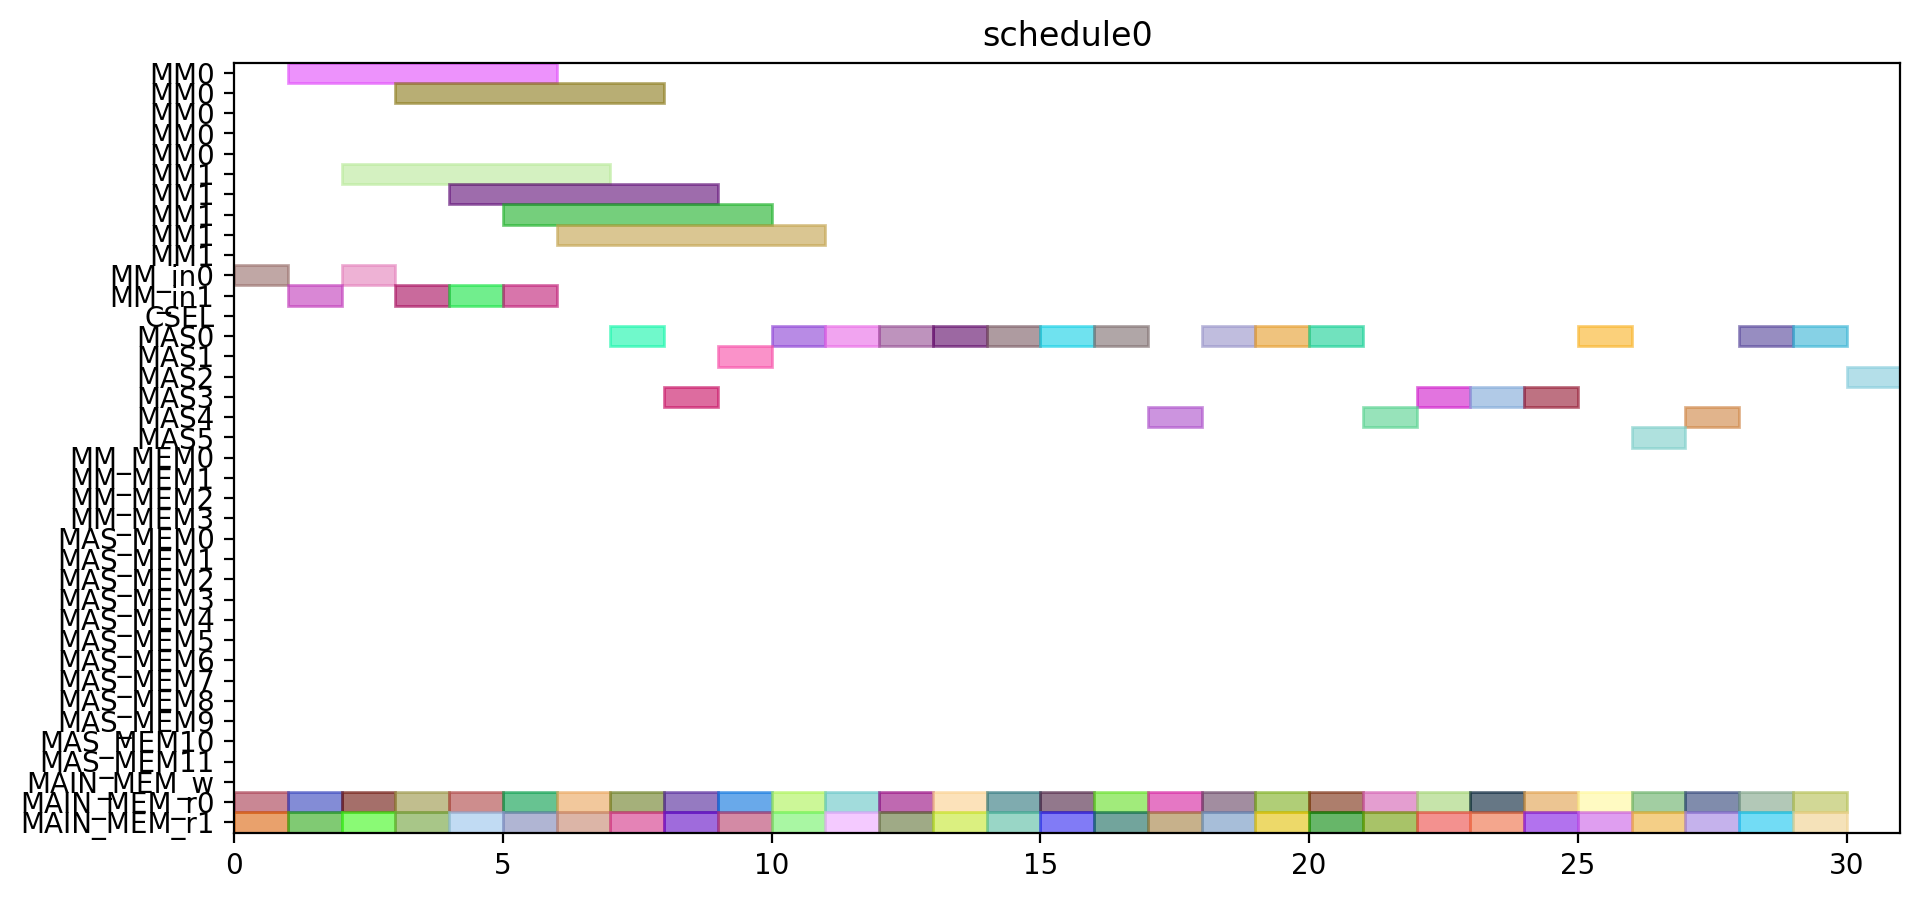

Write the Python code that produced this figure.
from pyschedule import Scenario, solvers, plotters, alt


def solve():
	horizon = 149
	S = Scenario("schedule0", horizon=horizon)

	# resource
	MM = S.Resources('MM', num=2, size=5)
	MM_in = S.Resources('MM_in', num=2)
	CSEL = S.Resource('CSEL')
	MAS = S.Resources('MAS', num=6, size=1, periods=range(1, horizon))
	MM_MEM = S.Resources('MM_MEM', num=4)
	MAS_MEM = S.Resources('MAS_MEM', num=12)
	MAIN_MEM_w = S.Resource('MAIN_MEM_w', size=1)
	MAIN_MEM_r = S.Resources('MAIN_MEM_r', num=2)

	# result of previous scheduling

	# new tasks
	d_t0_a1_0 = S.Task('d_t0_a1_0', length=1, delay_cost=1)
	d_t0_a1_0 += alt(MAS)
	d_t0_a1_0_mem0 = S.Task('d_t0_a1_0_mem0', length=1, delay_cost=1)
	d_t0_a1_0_mem0 += MAIN_MEM_r[0]
	S += d_t0_a1_0_mem0 <= d_t0_a1_0

	d_t0_a1_0_mem1 = S.Task('d_t0_a1_0_mem1', length=1, delay_cost=1)
	d_t0_a1_0_mem1 += MAIN_MEM_r[1]
	S += d_t0_a1_0_mem1 <= d_t0_a1_0

	d_t0_a1_1 = S.Task('d_t0_a1_1', length=1, delay_cost=1)
	d_t0_a1_1 += alt(MAS)
	d_t0_a1_1_mem0 = S.Task('d_t0_a1_1_mem0', length=1, delay_cost=1)
	d_t0_a1_1_mem0 += MAIN_MEM_r[0]
	S += d_t0_a1_1_mem0 <= d_t0_a1_1

	d_t0_a1_1_mem1 = S.Task('d_t0_a1_1_mem1', length=1, delay_cost=1)
	d_t0_a1_1_mem1 += MAIN_MEM_r[1]
	S += d_t0_a1_1_mem1 <= d_t0_a1_1

	d_t0_t10 = S.Task('d_t0_t10', length=1, delay_cost=1)
	d_t0_t10 += alt(MAS)
	d_t0_t10_mem0 = S.Task('d_t0_t10_mem0', length=1, delay_cost=1)
	d_t0_t10_mem0 += MAIN_MEM_r[0]
	S += d_t0_t10_mem0 <= d_t0_t10

	d_t0_t10_mem1 = S.Task('d_t0_t10_mem1', length=1, delay_cost=1)
	d_t0_t10_mem1 += MAIN_MEM_r[1]
	S += d_t0_t10_mem1 <= d_t0_t10

	d_t0_t11 = S.Task('d_t0_t11', length=1, delay_cost=1)
	d_t0_t11 += alt(MAS)
	d_t0_t11_mem0 = S.Task('d_t0_t11_mem0', length=1, delay_cost=1)
	d_t0_t11_mem0 += MAIN_MEM_r[0]
	S += d_t0_t11_mem0 <= d_t0_t11

	d_t0_t11_mem1 = S.Task('d_t0_t11_mem1', length=1, delay_cost=1)
	d_t0_t11_mem1 += MAIN_MEM_r[1]
	S += d_t0_t11_mem1 <= d_t0_t11

	d_t0_t3_t0 = S.Task('d_t0_t3_t0', length=5, delay_cost=1)
	d_t0_t3_t0 += alt(MM)
	d_t0_t3_t0_in = S.Task('d_t0_t3_t0_in', length=1, delay_cost=1)
	d_t0_t3_t0_in += alt(MM_in)
	S += d_t0_t3_t0_in*MM_in[0]<=d_t0_t3_t0*MM[0]
	S += d_t0_t3_t0_in*MM_in[1]<=d_t0_t3_t0*MM[1]
	d_t0_t3_t0_mem0 = S.Task('d_t0_t3_t0_mem0', length=1, delay_cost=1)
	d_t0_t3_t0_mem0 += MAIN_MEM_r[0]
	S += d_t0_t3_t0_mem0 <= d_t0_t3_t0

	d_t0_t3_t0_mem1 = S.Task('d_t0_t3_t0_mem1', length=1, delay_cost=1)
	d_t0_t3_t0_mem1 += MAIN_MEM_r[1]
	S += d_t0_t3_t0_mem1 <= d_t0_t3_t0

	d_t0_t3_t1 = S.Task('d_t0_t3_t1', length=5, delay_cost=1)
	d_t0_t3_t1 += alt(MM)
	d_t0_t3_t1_in = S.Task('d_t0_t3_t1_in', length=1, delay_cost=1)
	d_t0_t3_t1_in += alt(MM_in)
	S += d_t0_t3_t1_in*MM_in[0]<=d_t0_t3_t1*MM[0]
	S += d_t0_t3_t1_in*MM_in[1]<=d_t0_t3_t1*MM[1]
	d_t0_t3_t1_mem0 = S.Task('d_t0_t3_t1_mem0', length=1, delay_cost=1)
	d_t0_t3_t1_mem0 += MAIN_MEM_r[0]
	S += d_t0_t3_t1_mem0 <= d_t0_t3_t1

	d_t0_t3_t1_mem1 = S.Task('d_t0_t3_t1_mem1', length=1, delay_cost=1)
	d_t0_t3_t1_mem1 += MAIN_MEM_r[1]
	S += d_t0_t3_t1_mem1 <= d_t0_t3_t1

	d_t0_t3_t2 = S.Task('d_t0_t3_t2', length=1, delay_cost=1)
	d_t0_t3_t2 += alt(MAS)
	d_t0_t3_t2_mem0 = S.Task('d_t0_t3_t2_mem0', length=1, delay_cost=1)
	d_t0_t3_t2_mem0 += MAIN_MEM_r[0]
	S += d_t0_t3_t2_mem0 <= d_t0_t3_t2

	d_t0_t3_t2_mem1 = S.Task('d_t0_t3_t2_mem1', length=1, delay_cost=1)
	d_t0_t3_t2_mem1 += MAIN_MEM_r[1]
	S += d_t0_t3_t2_mem1 <= d_t0_t3_t2

	d_t0_t3_t3 = S.Task('d_t0_t3_t3', length=1, delay_cost=1)
	d_t0_t3_t3 += alt(MAS)
	d_t0_t3_t3_mem0 = S.Task('d_t0_t3_t3_mem0', length=1, delay_cost=1)
	d_t0_t3_t3_mem0 += MAIN_MEM_r[0]
	S += d_t0_t3_t3_mem0 <= d_t0_t3_t3

	d_t0_t3_t3_mem1 = S.Task('d_t0_t3_t3_mem1', length=1, delay_cost=1)
	d_t0_t3_t3_mem1 += MAIN_MEM_r[1]
	S += d_t0_t3_t3_mem1 <= d_t0_t3_t3

	d_t1_a1_0 = S.Task('d_t1_a1_0', length=1, delay_cost=1)
	d_t1_a1_0 += alt(MAS)
	d_t1_a1_0_mem0 = S.Task('d_t1_a1_0_mem0', length=1, delay_cost=1)
	d_t1_a1_0_mem0 += MAIN_MEM_r[0]
	S += d_t1_a1_0_mem0 <= d_t1_a1_0

	d_t1_a1_0_mem1 = S.Task('d_t1_a1_0_mem1', length=1, delay_cost=1)
	d_t1_a1_0_mem1 += MAIN_MEM_r[1]
	S += d_t1_a1_0_mem1 <= d_t1_a1_0

	d_t1_a1_1 = S.Task('d_t1_a1_1', length=1, delay_cost=1)
	d_t1_a1_1 += alt(MAS)
	d_t1_a1_1_mem0 = S.Task('d_t1_a1_1_mem0', length=1, delay_cost=1)
	d_t1_a1_1_mem0 += MAIN_MEM_r[0]
	S += d_t1_a1_1_mem0 <= d_t1_a1_1

	d_t1_a1_1_mem1 = S.Task('d_t1_a1_1_mem1', length=1, delay_cost=1)
	d_t1_a1_1_mem1 += MAIN_MEM_r[1]
	S += d_t1_a1_1_mem1 <= d_t1_a1_1

	d_t1_t10 = S.Task('d_t1_t10', length=1, delay_cost=1)
	d_t1_t10 += alt(MAS)
	d_t1_t10_mem0 = S.Task('d_t1_t10_mem0', length=1, delay_cost=1)
	d_t1_t10_mem0 += MAIN_MEM_r[0]
	S += d_t1_t10_mem0 <= d_t1_t10

	d_t1_t10_mem1 = S.Task('d_t1_t10_mem1', length=1, delay_cost=1)
	d_t1_t10_mem1 += MAIN_MEM_r[1]
	S += d_t1_t10_mem1 <= d_t1_t10

	d_t1_t11 = S.Task('d_t1_t11', length=1, delay_cost=1)
	d_t1_t11 += alt(MAS)
	d_t1_t11_mem0 = S.Task('d_t1_t11_mem0', length=1, delay_cost=1)
	d_t1_t11_mem0 += MAIN_MEM_r[0]
	S += d_t1_t11_mem0 <= d_t1_t11

	d_t1_t11_mem1 = S.Task('d_t1_t11_mem1', length=1, delay_cost=1)
	d_t1_t11_mem1 += MAIN_MEM_r[1]
	S += d_t1_t11_mem1 <= d_t1_t11

	d_t1_t3_t0 = S.Task('d_t1_t3_t0', length=5, delay_cost=1)
	d_t1_t3_t0 += alt(MM)
	d_t1_t3_t0_in = S.Task('d_t1_t3_t0_in', length=1, delay_cost=1)
	d_t1_t3_t0_in += alt(MM_in)
	S += d_t1_t3_t0_in*MM_in[0]<=d_t1_t3_t0*MM[0]
	S += d_t1_t3_t0_in*MM_in[1]<=d_t1_t3_t0*MM[1]
	d_t1_t3_t0_mem0 = S.Task('d_t1_t3_t0_mem0', length=1, delay_cost=1)
	d_t1_t3_t0_mem0 += MAIN_MEM_r[0]
	S += d_t1_t3_t0_mem0 <= d_t1_t3_t0

	d_t1_t3_t0_mem1 = S.Task('d_t1_t3_t0_mem1', length=1, delay_cost=1)
	d_t1_t3_t0_mem1 += MAIN_MEM_r[1]
	S += d_t1_t3_t0_mem1 <= d_t1_t3_t0

	d_t1_t3_t1 = S.Task('d_t1_t3_t1', length=5, delay_cost=1)
	d_t1_t3_t1 += alt(MM)
	d_t1_t3_t1_in = S.Task('d_t1_t3_t1_in', length=1, delay_cost=1)
	d_t1_t3_t1_in += alt(MM_in)
	S += d_t1_t3_t1_in*MM_in[0]<=d_t1_t3_t1*MM[0]
	S += d_t1_t3_t1_in*MM_in[1]<=d_t1_t3_t1*MM[1]
	d_t1_t3_t1_mem0 = S.Task('d_t1_t3_t1_mem0', length=1, delay_cost=1)
	d_t1_t3_t1_mem0 += MAIN_MEM_r[0]
	S += d_t1_t3_t1_mem0 <= d_t1_t3_t1

	d_t1_t3_t1_mem1 = S.Task('d_t1_t3_t1_mem1', length=1, delay_cost=1)
	d_t1_t3_t1_mem1 += MAIN_MEM_r[1]
	S += d_t1_t3_t1_mem1 <= d_t1_t3_t1

	d_t1_t3_t2 = S.Task('d_t1_t3_t2', length=1, delay_cost=1)
	d_t1_t3_t2 += alt(MAS)
	d_t1_t3_t2_mem0 = S.Task('d_t1_t3_t2_mem0', length=1, delay_cost=1)
	d_t1_t3_t2_mem0 += MAIN_MEM_r[0]
	S += d_t1_t3_t2_mem0 <= d_t1_t3_t2

	d_t1_t3_t2_mem1 = S.Task('d_t1_t3_t2_mem1', length=1, delay_cost=1)
	d_t1_t3_t2_mem1 += MAIN_MEM_r[1]
	S += d_t1_t3_t2_mem1 <= d_t1_t3_t2

	d_t1_t3_t3 = S.Task('d_t1_t3_t3', length=1, delay_cost=1)
	d_t1_t3_t3 += alt(MAS)
	d_t1_t3_t3_mem0 = S.Task('d_t1_t3_t3_mem0', length=1, delay_cost=1)
	d_t1_t3_t3_mem0 += MAIN_MEM_r[0]
	S += d_t1_t3_t3_mem0 <= d_t1_t3_t3

	d_t1_t3_t3_mem1 = S.Task('d_t1_t3_t3_mem1', length=1, delay_cost=1)
	d_t1_t3_t3_mem1 += MAIN_MEM_r[1]
	S += d_t1_t3_t3_mem1 <= d_t1_t3_t3

	d_t2_a1_0 = S.Task('d_t2_a1_0', length=1, delay_cost=1)
	d_t2_a1_0 += alt(MAS)
	d_t2_a1_0_mem0 = S.Task('d_t2_a1_0_mem0', length=1, delay_cost=1)
	d_t2_a1_0_mem0 += MAIN_MEM_r[0]
	S += d_t2_a1_0_mem0 <= d_t2_a1_0

	d_t2_a1_0_mem1 = S.Task('d_t2_a1_0_mem1', length=1, delay_cost=1)
	d_t2_a1_0_mem1 += MAIN_MEM_r[1]
	S += d_t2_a1_0_mem1 <= d_t2_a1_0

	d_t2_a1_1 = S.Task('d_t2_a1_1', length=1, delay_cost=1)
	d_t2_a1_1 += alt(MAS)
	d_t2_a1_1_mem0 = S.Task('d_t2_a1_1_mem0', length=1, delay_cost=1)
	d_t2_a1_1_mem0 += MAIN_MEM_r[0]
	S += d_t2_a1_1_mem0 <= d_t2_a1_1

	d_t2_a1_1_mem1 = S.Task('d_t2_a1_1_mem1', length=1, delay_cost=1)
	d_t2_a1_1_mem1 += MAIN_MEM_r[1]
	S += d_t2_a1_1_mem1 <= d_t2_a1_1

	d_t2_t10 = S.Task('d_t2_t10', length=1, delay_cost=1)
	d_t2_t10 += alt(MAS)
	d_t2_t10_mem0 = S.Task('d_t2_t10_mem0', length=1, delay_cost=1)
	d_t2_t10_mem0 += MAIN_MEM_r[0]
	S += d_t2_t10_mem0 <= d_t2_t10

	d_t2_t10_mem1 = S.Task('d_t2_t10_mem1', length=1, delay_cost=1)
	d_t2_t10_mem1 += MAIN_MEM_r[1]
	S += d_t2_t10_mem1 <= d_t2_t10

	d_t2_t11 = S.Task('d_t2_t11', length=1, delay_cost=1)
	d_t2_t11 += alt(MAS)
	d_t2_t11_mem0 = S.Task('d_t2_t11_mem0', length=1, delay_cost=1)
	d_t2_t11_mem0 += MAIN_MEM_r[0]
	S += d_t2_t11_mem0 <= d_t2_t11

	d_t2_t11_mem1 = S.Task('d_t2_t11_mem1', length=1, delay_cost=1)
	d_t2_t11_mem1 += MAIN_MEM_r[1]
	S += d_t2_t11_mem1 <= d_t2_t11

	d_t2_t3_t0 = S.Task('d_t2_t3_t0', length=5, delay_cost=1)
	d_t2_t3_t0 += alt(MM)
	d_t2_t3_t0_in = S.Task('d_t2_t3_t0_in', length=1, delay_cost=1)
	d_t2_t3_t0_in += alt(MM_in)
	S += d_t2_t3_t0_in*MM_in[0]<=d_t2_t3_t0*MM[0]
	S += d_t2_t3_t0_in*MM_in[1]<=d_t2_t3_t0*MM[1]
	d_t2_t3_t0_mem0 = S.Task('d_t2_t3_t0_mem0', length=1, delay_cost=1)
	d_t2_t3_t0_mem0 += MAIN_MEM_r[0]
	S += d_t2_t3_t0_mem0 <= d_t2_t3_t0

	d_t2_t3_t0_mem1 = S.Task('d_t2_t3_t0_mem1', length=1, delay_cost=1)
	d_t2_t3_t0_mem1 += MAIN_MEM_r[1]
	S += d_t2_t3_t0_mem1 <= d_t2_t3_t0

	d_t2_t3_t1 = S.Task('d_t2_t3_t1', length=5, delay_cost=1)
	d_t2_t3_t1 += alt(MM)
	d_t2_t3_t1_in = S.Task('d_t2_t3_t1_in', length=1, delay_cost=1)
	d_t2_t3_t1_in += alt(MM_in)
	S += d_t2_t3_t1_in*MM_in[0]<=d_t2_t3_t1*MM[0]
	S += d_t2_t3_t1_in*MM_in[1]<=d_t2_t3_t1*MM[1]
	d_t2_t3_t1_mem0 = S.Task('d_t2_t3_t1_mem0', length=1, delay_cost=1)
	d_t2_t3_t1_mem0 += MAIN_MEM_r[0]
	S += d_t2_t3_t1_mem0 <= d_t2_t3_t1

	d_t2_t3_t1_mem1 = S.Task('d_t2_t3_t1_mem1', length=1, delay_cost=1)
	d_t2_t3_t1_mem1 += MAIN_MEM_r[1]
	S += d_t2_t3_t1_mem1 <= d_t2_t3_t1

	d_t2_t3_t2 = S.Task('d_t2_t3_t2', length=1, delay_cost=1)
	d_t2_t3_t2 += alt(MAS)
	d_t2_t3_t2_mem0 = S.Task('d_t2_t3_t2_mem0', length=1, delay_cost=1)
	d_t2_t3_t2_mem0 += MAIN_MEM_r[0]
	S += d_t2_t3_t2_mem0 <= d_t2_t3_t2

	d_t2_t3_t2_mem1 = S.Task('d_t2_t3_t2_mem1', length=1, delay_cost=1)
	d_t2_t3_t2_mem1 += MAIN_MEM_r[1]
	S += d_t2_t3_t2_mem1 <= d_t2_t3_t2

	d_t2_t3_t3 = S.Task('d_t2_t3_t3', length=1, delay_cost=1)
	d_t2_t3_t3 += alt(MAS)
	d_t2_t3_t3_mem0 = S.Task('d_t2_t3_t3_mem0', length=1, delay_cost=1)
	d_t2_t3_t3_mem0 += MAIN_MEM_r[0]
	S += d_t2_t3_t3_mem0 <= d_t2_t3_t3

	d_t2_t3_t3_mem1 = S.Task('d_t2_t3_t3_mem1', length=1, delay_cost=1)
	d_t2_t3_t3_mem1 += MAIN_MEM_r[1]
	S += d_t2_t3_t3_mem1 <= d_t2_t3_t3

	d_t3000 = S.Task('d_t3000', length=1, delay_cost=1)
	d_t3000 += alt(MAS)
	d_t3000_mem0 = S.Task('d_t3000_mem0', length=1, delay_cost=1)
	d_t3000_mem0 += MAIN_MEM_r[0]
	S += d_t3000_mem0 <= d_t3000

	d_t3000_mem1 = S.Task('d_t3000_mem1', length=1, delay_cost=1)
	d_t3000_mem1 += MAIN_MEM_r[1]
	S += d_t3000_mem1 <= d_t3000

	d_t3001 = S.Task('d_t3001', length=1, delay_cost=1)
	d_t3001 += alt(MAS)
	d_t3001_mem0 = S.Task('d_t3001_mem0', length=1, delay_cost=1)
	d_t3001_mem0 += MAIN_MEM_r[0]
	S += d_t3001_mem0 <= d_t3001

	d_t3001_mem1 = S.Task('d_t3001_mem1', length=1, delay_cost=1)
	d_t3001_mem1 += MAIN_MEM_r[1]
	S += d_t3001_mem1 <= d_t3001

	d_t3010 = S.Task('d_t3010', length=1, delay_cost=1)
	d_t3010 += alt(MAS)
	d_t3010_mem0 = S.Task('d_t3010_mem0', length=1, delay_cost=1)
	d_t3010_mem0 += MAIN_MEM_r[0]
	S += d_t3010_mem0 <= d_t3010

	d_t3010_mem1 = S.Task('d_t3010_mem1', length=1, delay_cost=1)
	d_t3010_mem1 += MAIN_MEM_r[1]
	S += d_t3010_mem1 <= d_t3010

	d_t3011 = S.Task('d_t3011', length=1, delay_cost=1)
	d_t3011 += alt(MAS)
	d_t3011_mem0 = S.Task('d_t3011_mem0', length=1, delay_cost=1)
	d_t3011_mem0 += MAIN_MEM_r[0]
	S += d_t3011_mem0 <= d_t3011

	d_t3011_mem1 = S.Task('d_t3011_mem1', length=1, delay_cost=1)
	d_t3011_mem1 += MAIN_MEM_r[1]
	S += d_t3011_mem1 <= d_t3011

	d_t4000 = S.Task('d_t4000', length=1, delay_cost=1)
	d_t4000 += alt(MAS)
	d_t4000_mem0 = S.Task('d_t4000_mem0', length=1, delay_cost=1)
	d_t4000_mem0 += MAIN_MEM_r[0]
	S += d_t4000_mem0 <= d_t4000

	d_t4000_mem1 = S.Task('d_t4000_mem1', length=1, delay_cost=1)
	d_t4000_mem1 += MAIN_MEM_r[1]
	S += d_t4000_mem1 <= d_t4000

	d_t4001 = S.Task('d_t4001', length=1, delay_cost=1)
	d_t4001 += alt(MAS)
	d_t4001_mem0 = S.Task('d_t4001_mem0', length=1, delay_cost=1)
	d_t4001_mem0 += MAIN_MEM_r[0]
	S += d_t4001_mem0 <= d_t4001

	d_t4001_mem1 = S.Task('d_t4001_mem1', length=1, delay_cost=1)
	d_t4001_mem1 += MAIN_MEM_r[1]
	S += d_t4001_mem1 <= d_t4001

	solvers.mip.solve(S,msg=1,kind='CPLEX',ratio_gap=1.01)

	solution = [['hoge']*len(S.solution()[1]) for i in range(len(S.solution()))]
	for i in range(len(S.solution())):
		for j in range(len(S.solution()[i])):
			solution[i][j]=str(S.solution()[i][j])
	print(solution)

	cycles = int(solution[-1][3])

	pic_file_name = "/home/mfukuda/ABE/multiRAM_multiMAS_16mux/scheduling_result/stage5MM2_stage1MAS6/FP12_LADDERMUL/schedule0.png"
	if(S.solution() != []):
		plotters.matplotlib.plot(S,img_filename=pic_file_name, show_task_labels=False, fig_size=(cycles*0.25+3, 5))

	return solution
